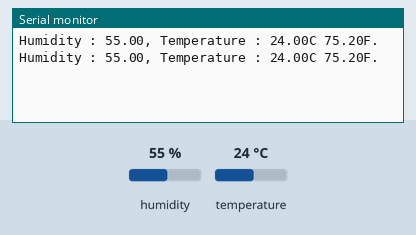
The sketch below on a simulated Arduino Uno, built with avr-gcc and run on an emulated ATmega328P. On the bench: the last lines printed to the serial monitor. The test bench sets the inputs (shaded band); at power-on: humidity 55 %, temperature 24 °C.

Above: at 2.8 s.
2.9 s: humidity set to 22 %
At 4.6 s:
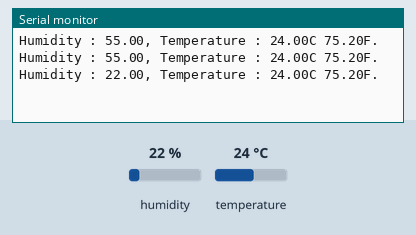
5.6 s: temperature set to 12 °C
At 7.0 s:
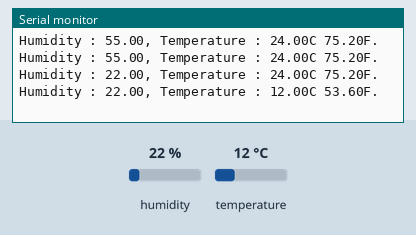
8.3 s: humidity set to 40 %
At 10.7 s:
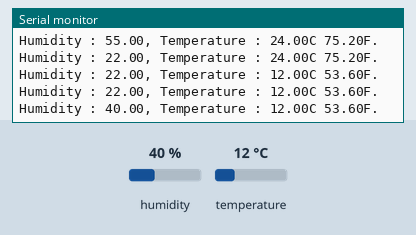
Timing chart, 0 to 12.2 s (numbered marks = the images above; inputs shaded):
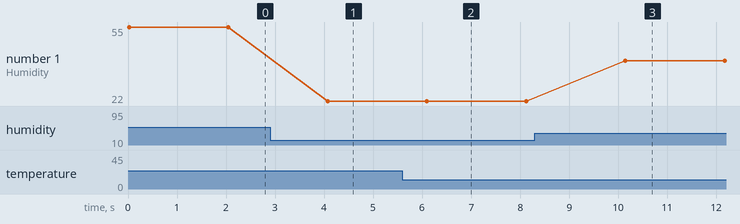

The sketch:

50_dht11_humidity_sensor.ino
```cpp
#include <DHT.h>
#define Type DHT11
int sensePin = 2;
DHT* sensor = new DHT(sensePin, Type);
float humidity;
float tempC;
float tempF;
int pause = 2000;
void setup() {
  Serial.begin(9600);
  sensor->begin();
}

void loop() {
  humidity = sensor->readHumidity();
  tempC = sensor->readTemperature();
  tempF = sensor->readTemperature(true);
  Serial.print("Humidity : ");
  Serial.print(humidity);
  Serial.print(", Temperature : ");
  Serial.print(tempC);
  Serial.print("C ");
  Serial.print(tempF);
  Serial.println("F.");
  delay(pause);
}
```

Measured:
- after the input at 2.9 s, the serial monitor: prints a new line after 1.2 s (image 1)
- after the input at 5.6 s, the serial monitor: prints a new line after 0.50 s (image 2)
- after the input at 8.3 s, the serial monitor: prints a new line after 1.8 s (image 3)
- plotted number 1: 55 → 22 after the input at 2.9 s, 22 → 40 after the input at 8.3 s
